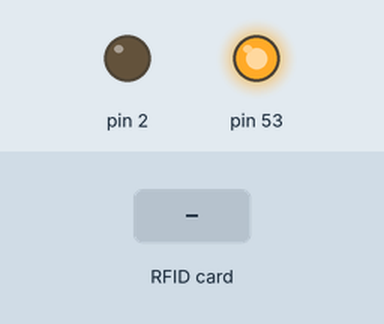
This sketch was run on a simulated Arduino Mega 2560, built with avr-gcc and run on an emulated ATmega2560. Parts: output pins drawn as LEDs (lit = HIGH). The test bench sets the inputs (shaded band). What the sketch prints to the serial monitor is not drawn.

Above: at 1.2 s.
1.3 s: RFID card 5E 7A 19 C4 held to the reader
At 2.2 s:
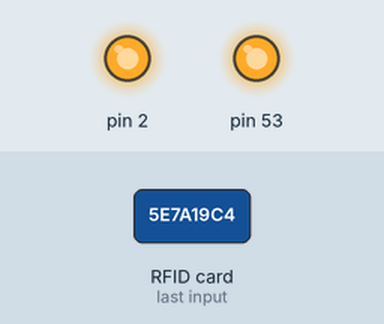
Timing chart, 0 to 4.3 s (numbered marks = the images above; inputs shaded):
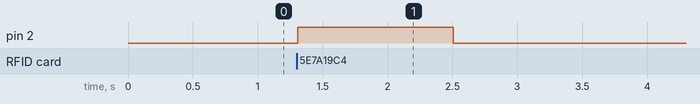

Measured:
- after the input at 1.3 s, pin 2: LOW → HIGH at once, → LOW 1.2 s later

The sketch:

082-RFID-LCD.ino
```cpp
/*
  https://github.com/miguelbalboa/rfid/blob/master/src/MFRC522.h

  RC522_RFID_Module_Example

  Collegamenti:
  SDA             D10
  SCK             D13
  MOSI            D11
  MISO            D12
  GND             GND
  RST             D9
  3.3V            3.3V

*/

#include <SPI.h>
#include <MFRC522.h>
/* Vengono definiti PIN del RFID reader*/
#define SS_PIN 10  // 53 per Arduino Mega
#define RST_PIN 9

/* Viene creata una istanza della RFID libreria */
MFRC522 mfrc522(SS_PIN, RST_PIN);

void setup() {
  //led di segnalazione
  pinMode(2, OUTPUT);

  Serial.begin(9600);
  /* Abilita SPI*/
  SPI.begin();
  /* Viene inizilizzato RFID reader */
  mfrc522.PCD_Init();    // Initialize MFRC522 Hardware
}

void loop() {
  // Look for new cards
  if ( ! mfrc522.PICC_IsNewCardPresent())
  {
    return;
  }
  // Select one of the cards
  if ( ! mfrc522.PICC_ReadCardSerial())
  {
    return;
  }
  //Show UID on serial monitor
  Serial.print("UID tag :");

  for (byte i = 0; i < mfrc522.uid.size; i++) {
    Serial.print(mfrc522.uid.uidByte[i] < 0x10 ? " 0" : " ");
    Serial.print(mfrc522.uid.uidByte[i], HEX);
    digitalWrite(2, HIGH);
    delay(300);
    digitalWrite(2, LOW);
  }
  Serial.println();
  delay(1000);
}
```
